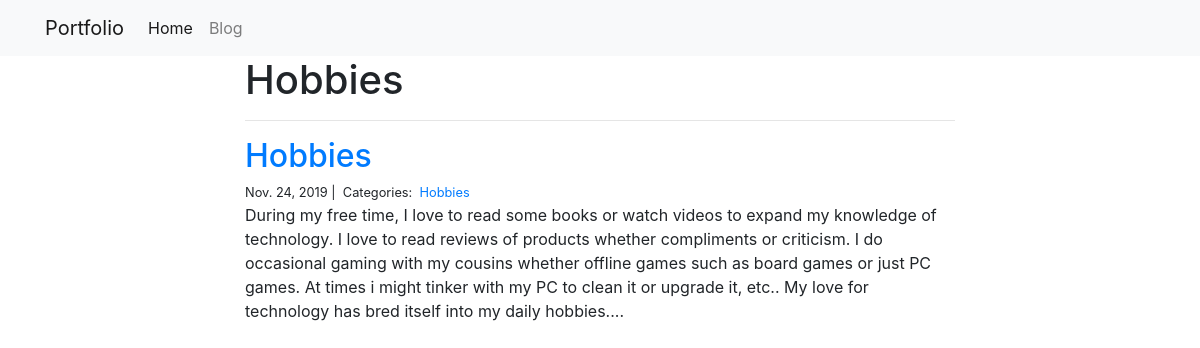
The app's page /blog/Hobbies/ with its own data.
### blog/models.py (models this page shows)
class Post(models.Model):
    title = models.CharField(max_length=255)
    body = models.TextField()
    created_on = models.DateTimeField(auto_now_add=True)
    last_modified = models.DateTimeField(auto_now=True)
    categories = models.ManyToManyField('Category', related_name='posts')

class Category(models.Model):
    name = models.CharField(max_length=20)

### blog/views.py (the view)
# urls.py: path("<category>/", views.blog_category, name="blog_category"),
def blog_category(request, category):
    posts = Post.objects.filter(
        categories__name__contains=category
    ).order_by(
        '-created_on'
    )
    context = {
        "category": category,
        "posts": posts
    }
    return render(request, "blog_category.html", context)

### blog/templates/blog_category.html
{% extends "base.html" %}
{% block page_content %}
<div class="col-md-8 offset-md-2">
    <h1>{{ category | title }}</h1>
    <hr>
    {% for post in posts %}
        <h2><a href="{% url 'blog_detail' post.pk%}">{{ post.title }}</a></h2>
        <small>
            {{ post.created_on.date }} |&nbsp;
            Categories:&nbsp;
            {% for category in post.categories.all %}
            <a href="{% url 'blog_category' category.name %}">
                {{ category.name }}
            </a>&nbsp;
            {% endfor %}
        </small>
        <p>{{ post.body | slice:":400" }}...</p>
    {% endfor %}
</div>
{% endblock %}

### records on screen
Post: title "Hobbies", created_on "Nov. 24, 2019", body "During my free time, I love to read some books or watch videos to expand my knowledge of technology. I love to read reviews of products whether compliments or criticism. I do occasional gaming with my cousins whether offline games such as board games or just PC games. At times i might tinker with my PC to clean it or upgrade it, etc.. My love for technology has bred itself into my daily hobbies."
Category: name "Hobbies"

### other values on screen
{{ category | title }} "Hobbies"
